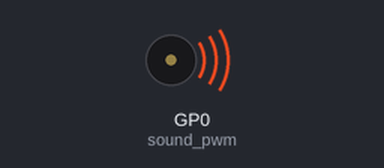
The program below on a simulated Raspberry Pi Pico running MicroPython. Parts: buzzer (waves = sounding). What the program prints to the serial console is not drawn.

Above: at 0.5 s.
Timing chart, 0 to 4.6 s (numbered marks = the images above):
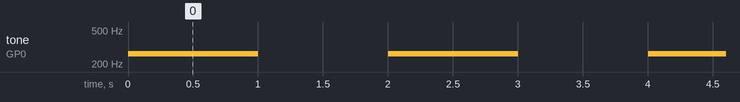

Measured:
- by itself, tone on GP0 (sound_pwm): alternates 262 Hz for 1.0 s and silent for 1.0 s

The program:

beep.py
```python
from machine import Pin, PWM
import time

sound_pwm = PWM(Pin(0), freq=262, duty_u16=0)
sound_volume = 100   # 100 is low, 10.000 normal, 32.000 max

print("Beeping a C note...")
while True:
    try:
        sound_pwm.duty_u16(sound_volume)
        print("tone")
        time.sleep_ms(1000)
        sound_pwm.duty_u16(0)
        print("no tone")
        time.sleep_ms(1000)
    except KeyboardInterrupt:
        break
sound_pwm.duty_u16(0)
sound_pwm.deinit()
print("Finished.")
```
